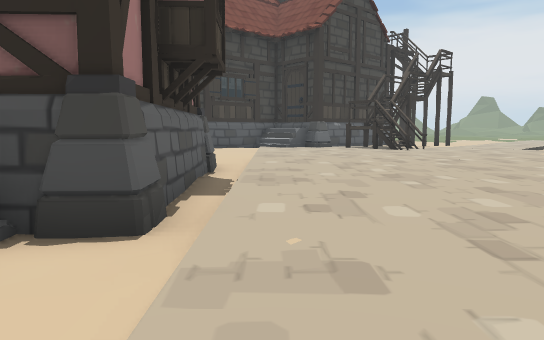
View 1 (above)

24 first-person views from a walk through a 3-D level made in the Unity game engine. The camera is 0.72 m above the floor, tilts 6° down and sees 70° across. The floor is counted in squares, 1 m on a side. Each view is taken from the middle of a square. On the plan, view 1 faces up. The plan holds only what a view shows up to about 11 squares ahead; the rest is blank. The place goes on beyond the plan.

View 2
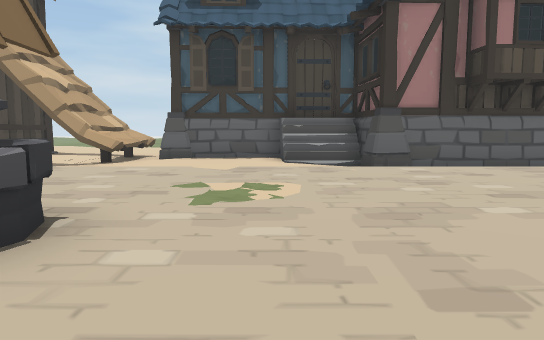

View 3
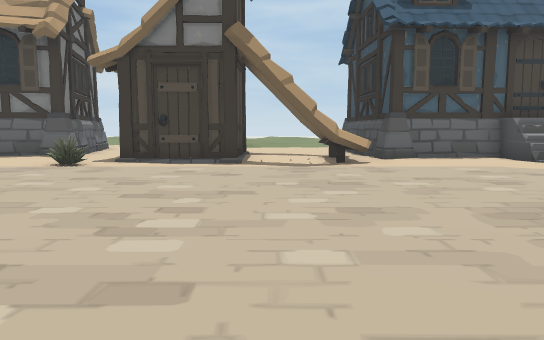

View 4
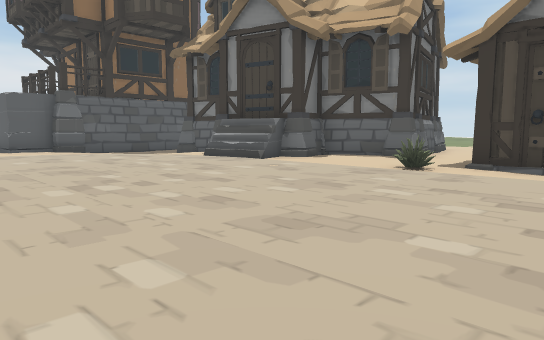

View 5
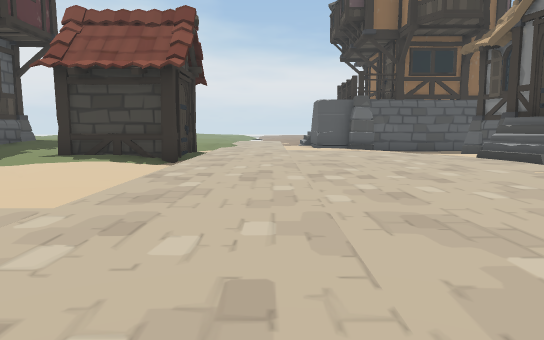

View 6
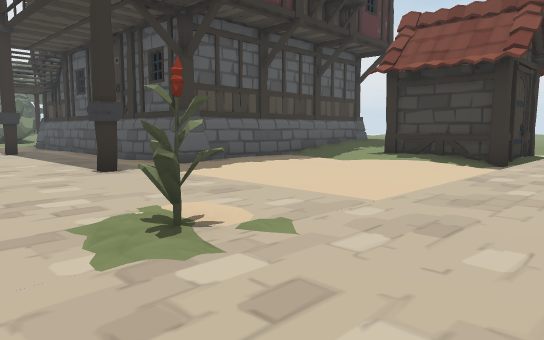

View 7
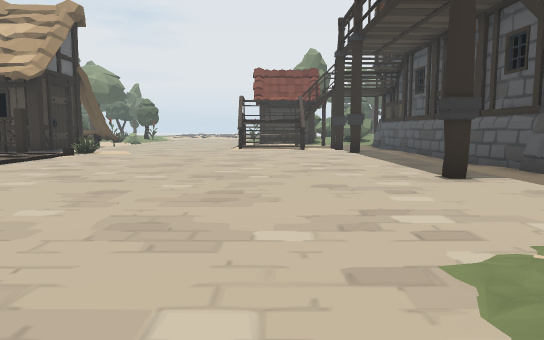

View 8
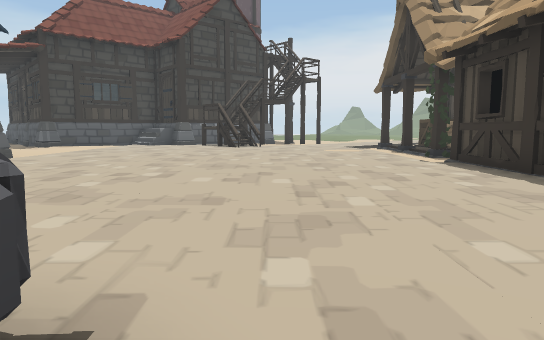

View 9
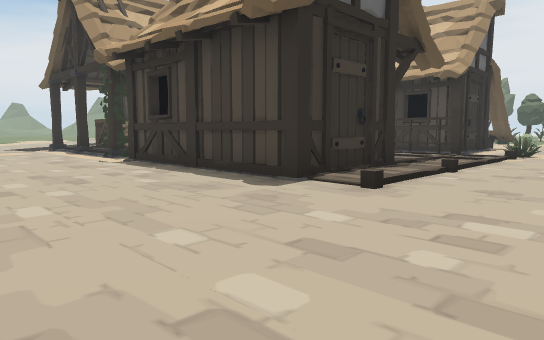

View 10
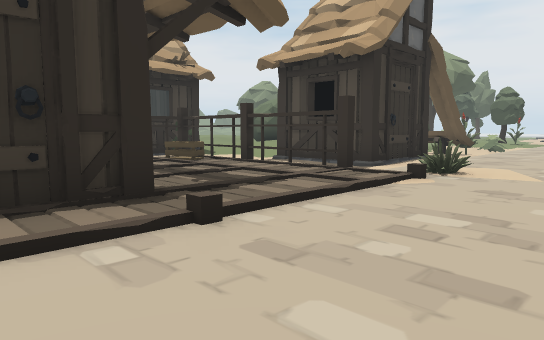

View 11
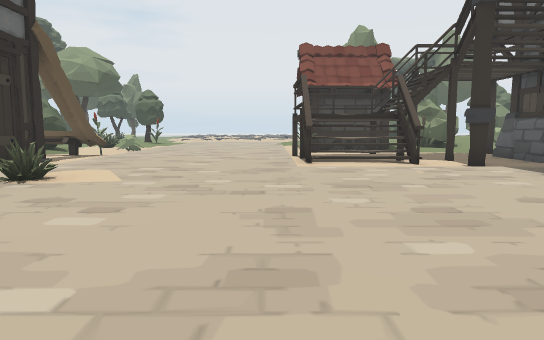

View 12
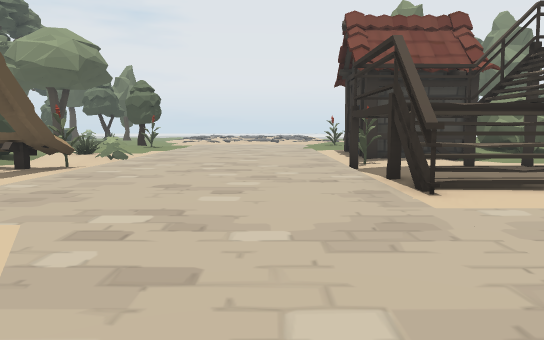

View 13
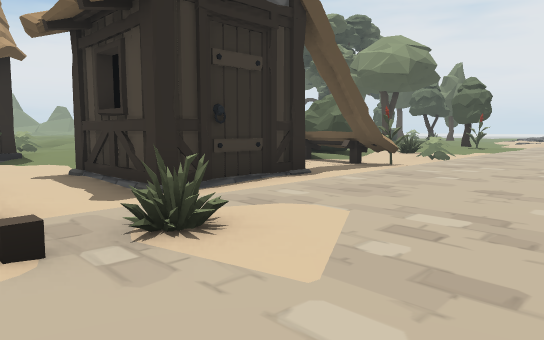

View 14
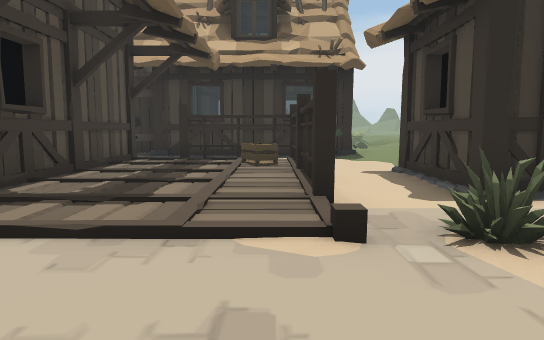

View 15
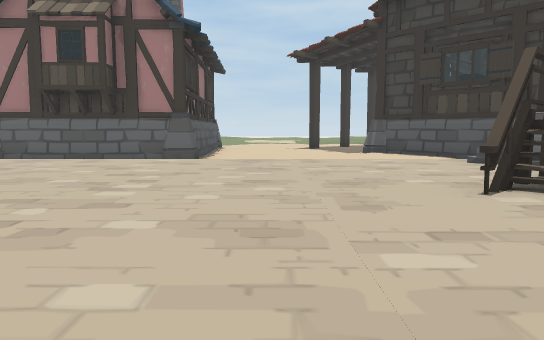

View 16
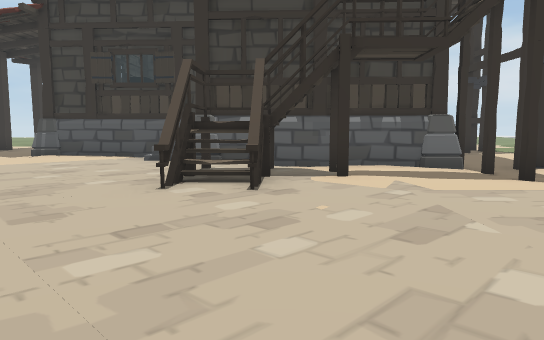

View 17
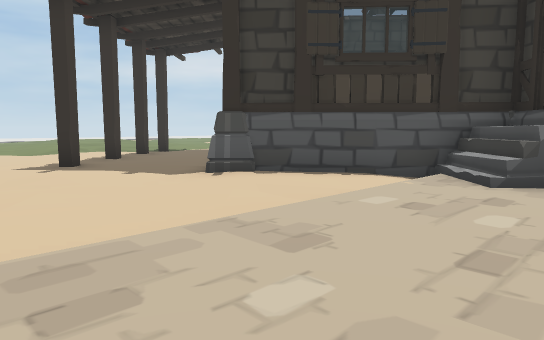

View 18
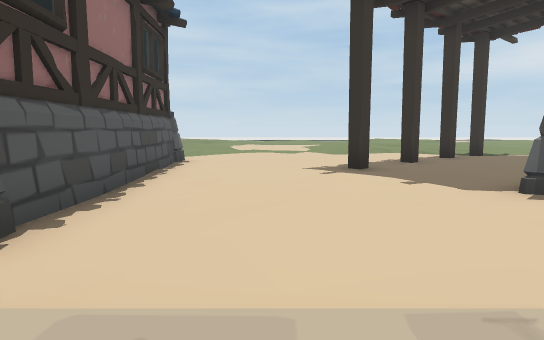

View 19
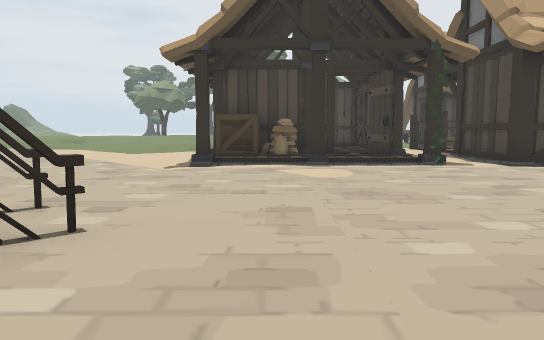

View 20
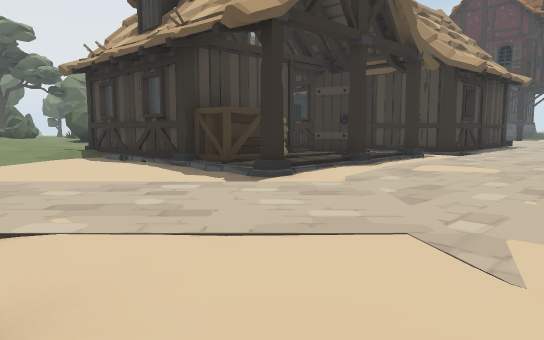

View 21
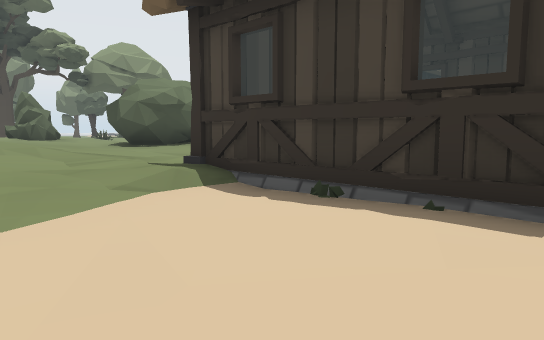

View 22
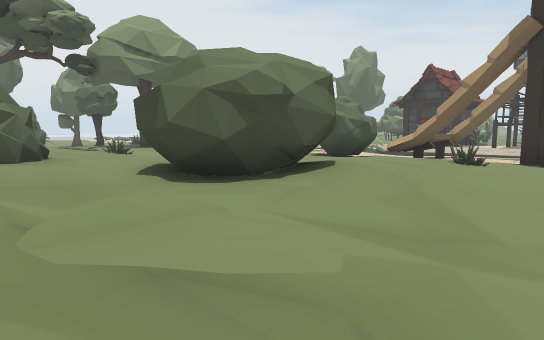

View 23
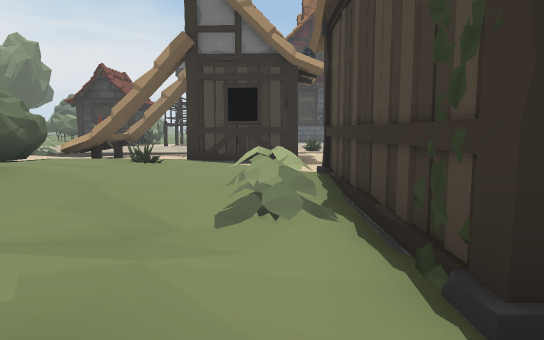

View 24
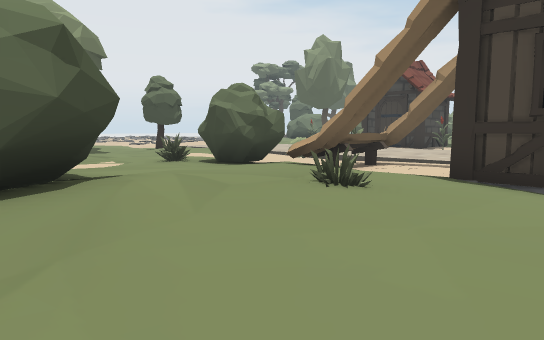

### Floor plan
Key: @ floor where view 1 was taken; # wall or solid block; . main floor; : floor 0.05 m higher than the main floor; - floor 0.05 m lower than the main floor; + floor 0.1 m higher than the main floor; _ floor 0.1 m lower than the main floor; * floor 0.15 m higher than the main floor; < floor 0.15 m lower than the main floor; % floor 0.2 m higher than the main floor; ( floor 0.2 m lower than the main floor; & floor 0.25 m higher than the main floor; / step, stairs or slope; = window, fence, low wall or low ledge; H house; W well; U hut; P plant; F flower; B bush; O other object.
Columns run from 9 left of view 1 to 26 right of it. Each row starts with its distance up from view 1.
 18          H   H.--H_...
 17 -- H    #HH HHH-...../<_<(
 16 H---H  H_/HHHH#...../<__<</++*/
 15 ----_ H.....HHH..../_<_-_</++///
 14 -#---H.......HH.../_______/++++**/%&
 13 --H---_-_.....H....-:#######.:+++++*
 12 ---...---..........-:##    #P::+BBB+
 11 ---.._---..........-:##    #::++BBB
 10 ___.-__-_..........-::#    #:+*%BB
  9 _____<HH<..........-########**%%&B
  8 H##    H(..........-###### //+*%%*+:
  7        #<..........-UUUUUU -/:+P*++:
  6         <..........U  U  U-__.:+++BO
  5         H..........U  U  U_-UUU/UUBB
  4         H..........U  U  U_-U  --U__
  3      HHHH..........U  U  U-_###-UF_-
  2      HHH_..........U##U  U.-----UF<P
  1      HH--...........::::  ..........
  0      #--.@................P.........
 -1      H-_-....WW.....................
 -2      H_-_....WW.....................
 -3      UUU ......  ...................
 -4     U_<U .....................##-#F-
 -5      __< .....................O=-_-O
 -6      UU_ ....................-##---#
 -7       #_ ........F...........#_----O
 -8       #__............#.....#.___--/P
 -9      ---_........-_----__<_  ___-
-10     _--P-......./__...#####    ##
-11     HH........../__...#
-12      #........../__-..#
-13       HHH......./_.--.#
-14        HH.......///++/
-15        #H......./##O/*
-16        HH-.......   /&
-17            ...  .O
-18             /.

Where each view was taken, in squares from view 1:
view 1: 0 up, 0 right, facing up
view 2: 1 up, 7 right, facing left
view 3: 5 down, 7 right, facing left
view 4: 6 down, 6 right, facing down-left
view 5: 5 down, 5 right, facing down
view 6: 5 down, 5 right, facing down-right
view 7: 5 down, 6 right, facing right
view 8: 2 down, 6 right, facing up
view 9: 2 down, 6 right, facing up-right
view 10: 2 down, 11 right, facing up-right
view 11: 3 down, 12 right, facing right
view 12: 2 down, 16 right, facing right
view 13: 2 down, 16 right, facing up-right
view 14: 2 down, 16 right, facing up
view 15: 11 up, 9 right, facing left
view 16: 11 up, 9 right, facing up-left
view 17: 10 up, 2 right, facing up-left
view 18: 11 up, 1 right, facing left
view 19: 12 up, 2 right, facing right
view 20: 18 up, 6 right, facing down-right
view 21: 17 up, 13 right, facing down-right
view 22: 15 up, 19 right, facing down-right
view 23: 15 up, 19 right, facing down
view 24: 11 up, 19 right, facing down-right
